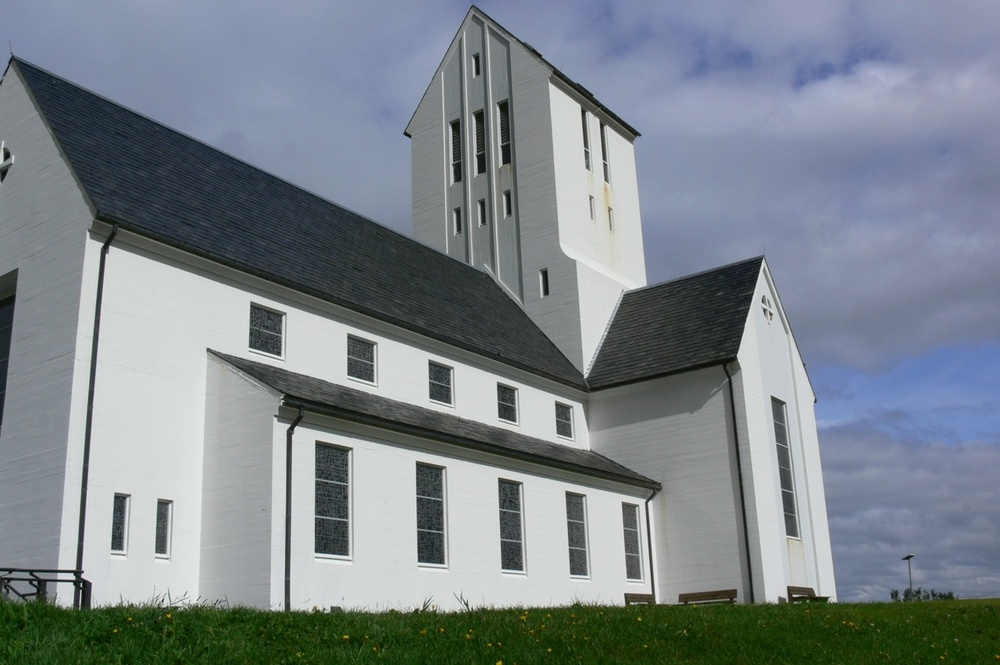
//> input picture church.jpg, 1000 x 665 px, shrunk from 1280 x 851 before the run
$ ./Bordes   (built with g++ and OpenCV 4)
//> lines starting //> are read from the running program, lines starting //| are printed output that depends on the picture
#include <opencv2/opencv.hpp>
#include "opencv2/imgproc.hpp"
#include "opencv2/imgcodecs.hpp"
#include "opencv2/highgui.hpp"
#include <opencv2/core/core.hpp>
#include <opencv2/highgui/highgui.hpp>
#include <iostream>
using namespace cv;
using namespace std;

int main()
{
    Mat imagen;
    Mat imagen2;
    imagen = imread("church.jpg", 1);
//> imagen is the input picture: 665 rows x 1000 cols, CV_8UC3; mean B, G, R 138.4, 132.1, 123.8
    imagen2 = imread("building.jpg", 0);
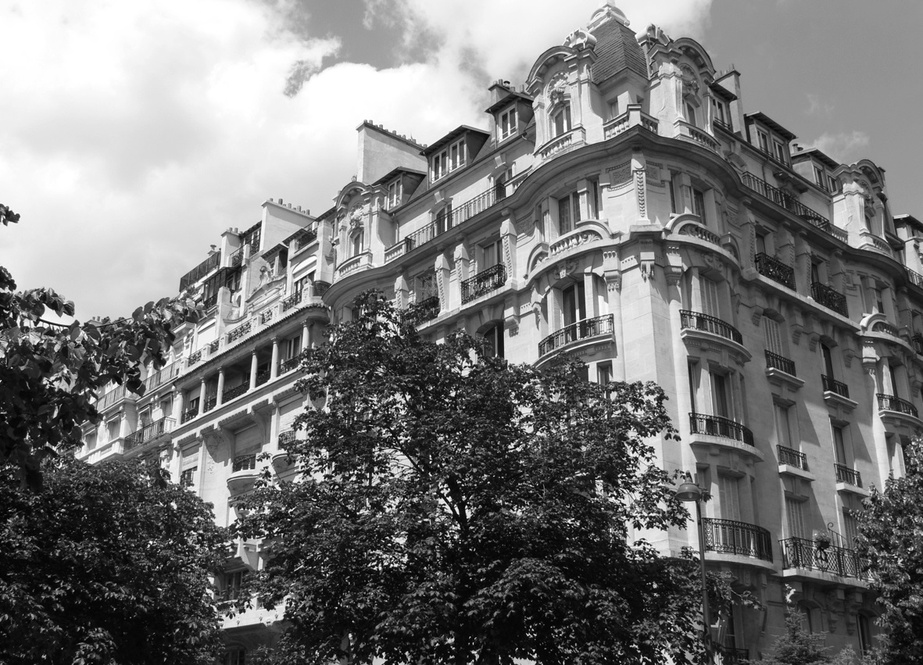
//> input picture building.jpg, 923 x 665 px, shrunk from 1181 x 851 before the run
//> imagen2 is the input picture: 665 rows x 923 cols, CV_8UC1; min 0, max 255, mean 118.8

    uchar Azul;
    uchar Verde;
    uchar Rojo;

    cv::Vec3b pixel;

    int filas = imagen.rows;
//> filas = 665
    int columnas = imagen.cols;
//> columnas = 1000
    int filas2 = imagen2.rows;
//> filas2 = 665
    int columnas2 = imagen2.cols;
//> columnas2 = 923

    double RobertsFilas[2][2] = { {1,0}, {0,-1} };
    double RobertsColumnas[2][2] = { {0,1}, {-1,0} };

    double SumaFilasRoberts = 0;
    double SumaColumnasRoberts = 0;
    double SumaFilasRoberts2 = 0;
    double SumaColumnasRoberts2 = 0;

    double PrewittFilas[3][3] = { {-1,0,1}, {-1,0,1}, {-1,0,1} };
    double PrewittColumnas[3][3] = { {1,1,1}, {0,0,0}, {-1,-1,-1} };

    double SumaFilasPrewitt = 0;
    double SumaColumnasPrewitt = 0;
    double SumaFilasPrewitt2 = 0;
    double SumaColumnasPrewitt2 = 0;

    double SobelFilas[3][3] = { {-1,0,1}, {-2,0,2}, {-1,0,1} };
    double SobelColumnas[3][3] = { {1,2,1}, {0,0,0}, {-1,-2,-1} };

    double SumaFilasSobel = 0;
    double SumaColumnasSobel = 0;
    double SumaFilasSobel2 = 0;
    double SumaColumnasSobel2 = 0;

    double FreiG1[3][3] = { {1,sqrt(2),1}, {0,0,0}, {-1,-sqrt(2),-1} };
    double FreiG2[3][3] = { {1,0,-1}, {sqrt(2),0,-sqrt(2)}, {1,0,-1} };
    double FreiG3[3][3] = { {0,-1,sqrt(2)}, {1,0,-1}, {-sqrt(2),1,0} };
    double FreiG4[3][3] = { {sqrt(2),-1,0}, {-1,0,1}, {0,1,-sqrt(2)} };

    double SumaFreiG1 = 0;
    double SumaFreiG2 = 0;
    double SumaFreiG3 = 0;
    double SumaFreiG4 = 0;
    double SumaFreiG1L = 0;
    double SumaFreiG2L = 0;
    double SumaFreiG3L = 0;
    double SumaFreiG4L = 0;

    Mat gris(filas, columnas, CV_8UC1);
    Mat bordesR(filas + 1, columnas + 1, CV_8UC1);
    Mat bordesR2(filas2 + 1, columnas2 + 1, CV_8UC1);
    Mat imagenRoberts(filas, columnas, CV_8UC1);
    Mat imagenRoberts2(filas2, columnas2, CV_8UC1);
    Mat bordesP(filas + 2, columnas + 2, CV_8UC1);
    Mat bordesP2(filas2 + 2, columnas2 + 2, CV_8UC1);
    Mat imagenPrewitt(filas, columnas, CV_8UC1);
    Mat imagenPrewitt2(filas2, columnas2, CV_8UC1);
    Mat bordesS(filas + 2, columnas + 2, CV_8UC1);
    Mat bordesS2(filas2 + 2, columnas2 + 2, CV_8UC1);
    Mat imagenSobel(filas, columnas, CV_8UC1);
    Mat imagenSobel2(filas2, columnas2, CV_8UC1);
    Mat bordesF(filas + 2, columnas + 2, CV_8UC1);
    Mat bordesF2(filas2 + 2, columnas2 + 2, CV_8UC1);
    Mat imagenFrei(filas, columnas, CV_8UC1);
    Mat imagenFrei2(filas2, columnas2, CV_8UC1);


    for (int i = 0; i < filas; i++)
    {
        for (int j = 0; j < columnas; j++)
        {
            pixel = imagen.at<Vec3b>(i, j);

            Azul = pixel[0];
            Verde = pixel[1];
            Rojo = pixel[2];

            gris.at<uchar>(i, j) = (Azul + Verde + Rojo) / 3;
        }
    }
//> this loop made 665 passes
//> (Azul, Verde, Rojo) on passes 1 to 3: (181, 156, 152), (180, 155, 151), (178, 153, 149)
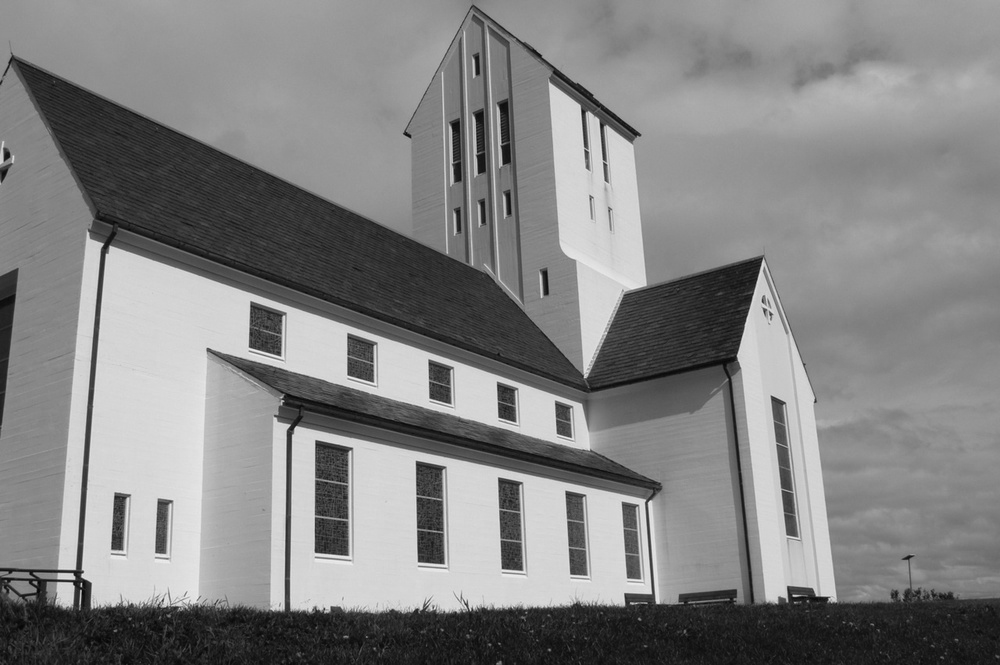
//> gris: 665 rows x 1000 cols, CV_8UC1; min 3, max 239, mean 131.1
//> after the loop, pixel = [2, 49, 27]; Azul = 2; Verde = 49; Rojo = 27

    for (int i = 0; i < filas + 1; i++)
    {
        for (int j = 0; j < columnas + 1; j++)
        {
            if ((i == filas) || (j == columnas))
            {
                bordesR.at<uchar>(i, j) = 0;
            }
            else
            {
                bordesR.at<uchar>(i, j) = gris.at<uchar>(i, j);
            }
        }
    }

    for (int i = 0; i < filas2 + 1; i++)
    {
        for (int j = 0; j < columnas2 + 1; j++)
        {
            if ((i == filas2) || (j == columnas2))
            {
                bordesR2.at<uchar>(i, j) = 0;
            }
            else
            {
                bordesR2.at<uchar>(i, j) = imagen2.at<uchar>(i, j);
            }
        }
    }

    for (int i = 0; i < filas + 2; i++)
    {
        for (int j = 0; j < columnas + 2; j++)
        {
            if ((i == filas) || (j == columnas) || (i == filas + 1) || (j == columnas + 1))
            {
                bordesP.at<uchar>(i, j) = 0;
                bordesS.at<uchar>(i, j) = 0;
                bordesF.at<uchar>(i, j) = 0;
            }
            else
            {
                bordesP.at<uchar>(i, j) = gris.at<uchar>(i, j);
                bordesS.at<uchar>(i, j) = gris.at<uchar>(i, j);
                bordesF.at<uchar>(i, j) = gris.at<uchar>(i, j);
            }
        }
    }

    for (int i = 0; i < filas2 + 2; i++)
    {
        for (int j = 0; j < columnas2 + 2; j++)
        {
            if ((i == filas2) || (j == columnas2) || (i == filas2 + 1) || (j == columnas2 + 1))
            {
                bordesP2.at<uchar>(i, j) = 0;
                bordesS2.at<uchar>(i, j) = 0;
                bordesF2.at<uchar>(i, j) = 0;
            }
            else
            {
                bordesP2.at<uchar>(i, j) = imagen2.at<uchar>(i, j);
                bordesS2.at<uchar>(i, j) = imagen2.at<uchar>(i, j);
                bordesF2.at<uchar>(i, j) = imagen2.at<uchar>(i, j);
            }
        }
    }
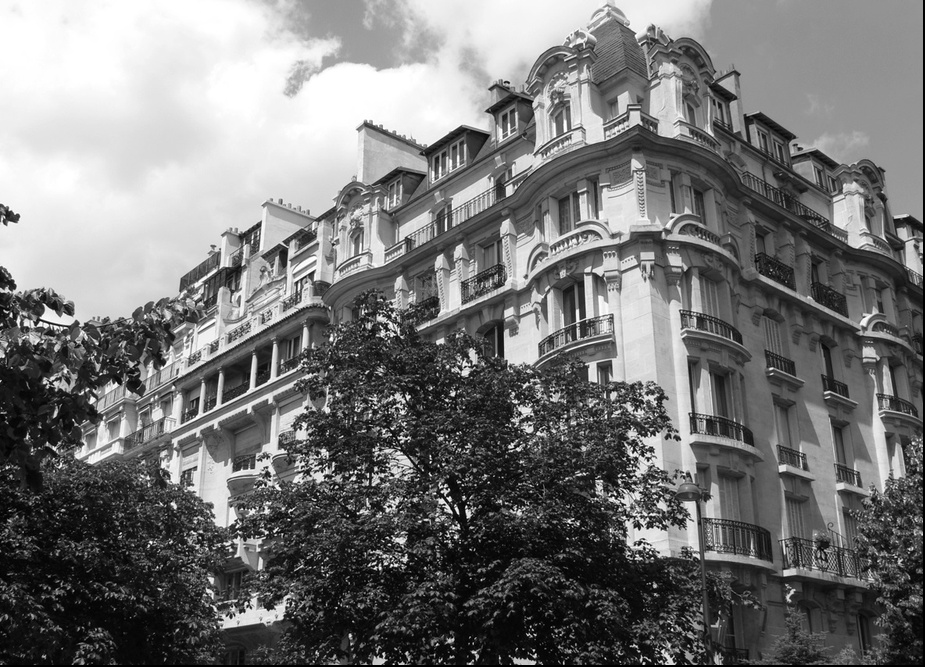
//> bordesP2: 667 rows x 925 cols, CV_8UC1; min 0, max 255, mean 118.2

    /////////////////////////   BORDES ROBERTS  //////////////////////////////////////
    for (int i = 0; i < filas; i++)
    {
        for (int j = 0; j < columnas; j++)
        {
            for (int k = 0; k < 2; k++)
            {
                for (int l = 0; l < 2; l++)
                {
                    SumaFilasRoberts = SumaFilasRoberts + ( (RobertsFilas[k][l])*(bordesR.at<uchar>(i + k, j + l) ) );
                    SumaColumnasRoberts = SumaColumnasRoberts +
                                        ( (RobertsColumnas[k][l])*(bordesR.at<uchar>(i + k, j + l) ) );
                }
            }

            imagenRoberts.at<uchar>(i,j) = uint8_t(sqrt((SumaFilasRoberts*SumaFilasRoberts)
                                                + (SumaColumnasRoberts*SumaColumnasRoberts)));
            SumaFilasRoberts = 0;
            SumaColumnasRoberts = 0;
        }
    }
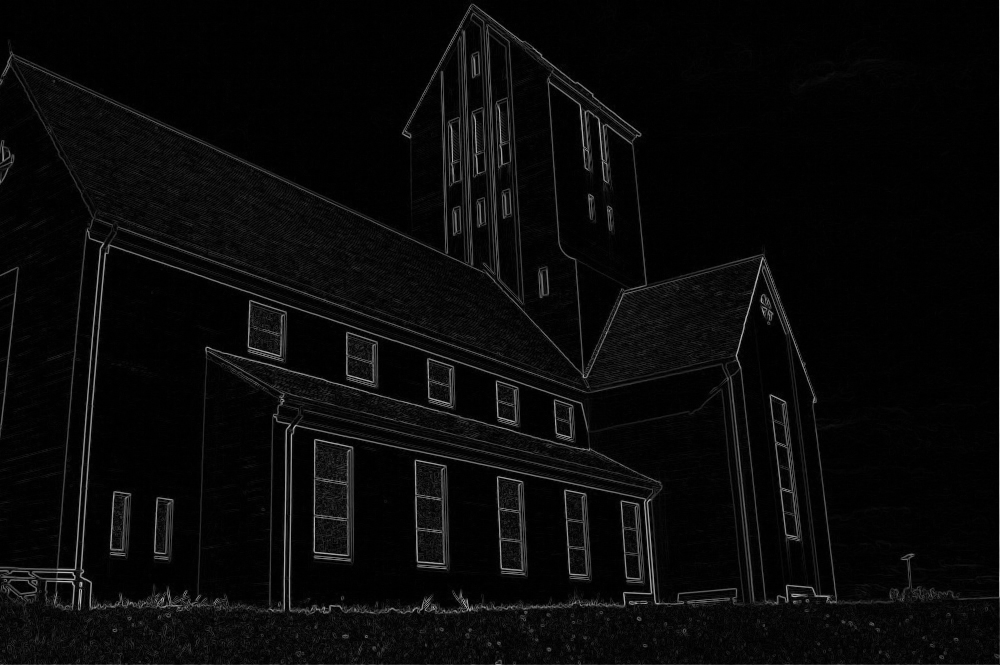
//> imagenRoberts: 665 rows x 1000 cols, CV_8UC1; min 0, max 234, mean 9.1
//> after the loop, SumaFilasRoberts = 0; SumaColumnasRoberts = 0

    for (int i = 0; i < filas2; i++)
    {
        for (int j = 0; j < columnas2; j++)
        {
            for (int k = 0; k < 2; k++)
            {
                for (int l = 0; l < 2; l++)
                {
                    SumaFilasRoberts2 = SumaFilasRoberts2 +
                        ((RobertsFilas[k][l]) * (bordesR2.at<uchar>(i + k, j + l)));
                    SumaColumnasRoberts2 = SumaColumnasRoberts2 +
                        ((RobertsColumnas[k][l]) * (bordesR2.at<uchar>(i + k, j + l)));
                }
            }

            imagenRoberts2.at<uchar>(i, j) = uint8_t(sqrt((SumaFilasRoberts2 * SumaFilasRoberts2)
                                            + (SumaColumnasRoberts2 * SumaColumnasRoberts2)));
            SumaFilasRoberts2 = 0;
            SumaColumnasRoberts2 = 0;
        }
    }
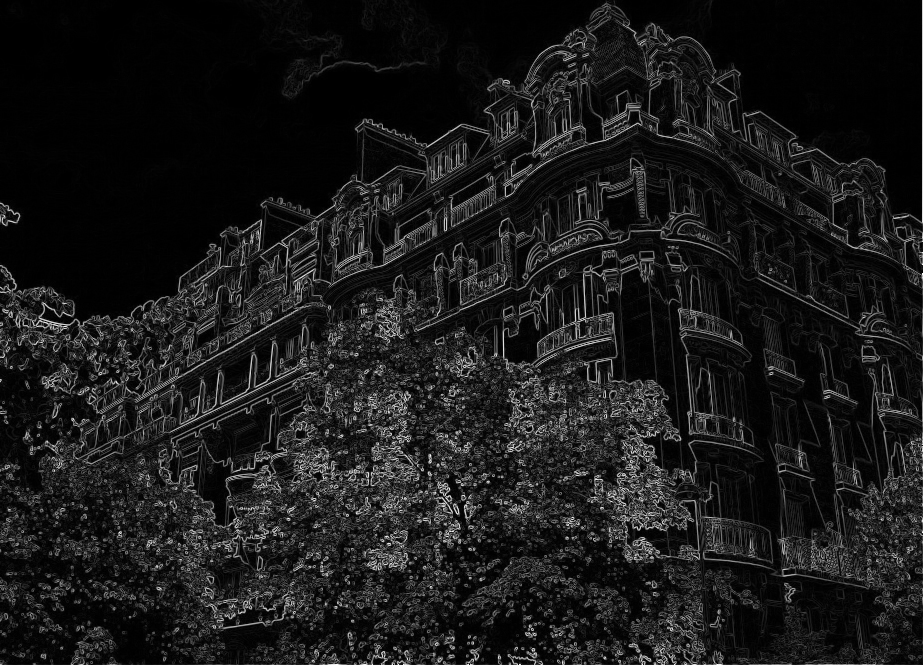
//> imagenRoberts2: 665 rows x 923 cols, CV_8UC1; min 0, max 255, mean 25.7
//> after the loop, SumaFilasRoberts2 = 0; SumaColumnasRoberts2 = 0
    /////////////////////////////////////////////////////////////////////////////////

    /////////////////////////   BORDES PREWITT  //////////////////////////////////////
    for (int i = 0; i < filas; i++)
    {
        for (int j = 0; j < columnas; j++)
        {
            for (int k = 0; k < 3; k++)
            {
                for (int l = 0; l < 3; l++)
                {
                    SumaFilasPrewitt = SumaFilasPrewitt +
                        ((PrewittFilas[k][l]) * (bordesP.at<uchar>(i + k, j + l)));
                    SumaColumnasPrewitt = SumaColumnasPrewitt +
                        ((PrewittColumnas[k][l]) * (bordesP.at<uchar>(i + k, j + l)));
                }
            }

            imagenPrewitt.at<uchar>(i, j) = uint8_t(sqrt((SumaFilasPrewitt * SumaFilasPrewitt)
                                            + (SumaColumnasPrewitt * SumaColumnasPrewitt)));
            SumaFilasPrewitt = 0;
            SumaColumnasPrewitt = 0;
        }
    }
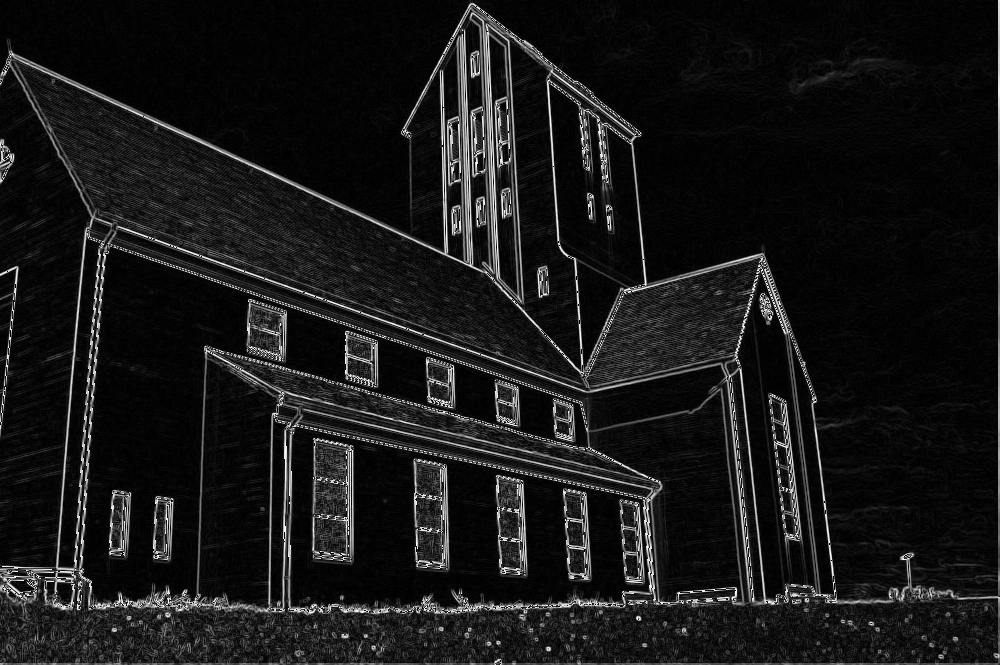
//> imagenPrewitt: 665 rows x 1000 cols, CV_8UC1; min 0, max 255, mean 24
//> after the loop, SumaFilasPrewitt = 0; SumaColumnasPrewitt = 0

    for (int i = 0; i < filas2; i++)
    {
        for (int j = 0; j < columnas2; j++)
        {
            for (int k = 0; k < 3; k++)
            {
                for (int l = 0; l < 3; l++)
                {
                    SumaFilasPrewitt2 = SumaFilasPrewitt2 +
                        ((PrewittFilas[k][l]) * (bordesP2.at<uchar>(i + k, j + l)));
                    SumaColumnasPrewitt2 = SumaColumnasPrewitt2 +
                        ((PrewittColumnas[k][l]) * (bordesP2.at<uchar>(i + k, j + l)));
                }
            }

            imagenPrewitt2.at<uchar>(i, j) = uint8_t(sqrt((SumaFilasPrewitt2 * SumaFilasPrewitt2)
                + (SumaColumnasPrewitt2 * SumaColumnasPrewitt2)));
            SumaFilasPrewitt2 = 0;
            SumaColumnasPrewitt2 = 0;
        }
    }
    //////////////////////////////////////////////////////////////////////////////////

    /////////////////////////   BORDES SOBEL  //////////////////////////////////////
    for (int i = 0; i < filas; i++)
    {
        for (int j = 0; j < columnas; j++)
        {
            for (int k = 0; k < 3; k++)
            {
                for (int l = 0; l < 3; l++)
                {
                    SumaFilasSobel = SumaFilasSobel +
                        ((SobelFilas[k][l]) * (bordesS.at<uchar>(i + k, j + l)));
                    SumaColumnasSobel = SumaColumnasSobel +
                        ((SobelColumnas[k][l]) * (bordesS.at<uchar>(i + k, j + l)));
                }
            }

            imagenSobel.at<uchar>(i, j) = uint8_t(sqrt((SumaFilasSobel * SumaFilasSobel)
                                        + (SumaColumnasSobel * SumaColumnasSobel)));
            SumaFilasSobel = 0;
            SumaColumnasSobel = 0;
        }
    }

    for (int i = 0; i < filas2; i++)
    {
        for (int j = 0; j < columnas2; j++)
        {
            for (int k = 0; k < 3; k++)
            {
                for (int l = 0; l < 3; l++)
                {
                    SumaFilasSobel2 = SumaFilasSobel2 +
                        ((SobelFilas[k][l]) * (bordesS2.at<uchar>(i + k, j + l)));
                    SumaColumnasSobel2 = SumaColumnasSobel2 +
                        ((SobelColumnas[k][l]) * (bordesS2.at<uchar>(i + k, j + l)));
                }
            }

            imagenSobel2.at<uchar>(i, j) = uint8_t(sqrt((SumaFilasSobel2 * SumaFilasSobel2)
                + (SumaColumnasSobel2 * SumaColumnasSobel2)));
            SumaFilasSobel2 = 0;
            SumaColumnasSobel2 = 0;
        }
    }
    //////////////////////////////////////////////////////////////////////////////////


    for (int i = 0; i < 3; i++)
    {
        for (int j = 0; j < 3; j++)
        {
            FreiG1[i][j] = ( 1 / (2*sqrt(2) ) )*(FreiG1[i][j]);
            FreiG2[i][j] = ( 1 / (2*sqrt(2) ) )*(FreiG2[i][j]);
            FreiG3[i][j] = ( 1 / (2*sqrt(2) ) )*(FreiG3[i][j]);
            FreiG4[i][j] = ( 1 / (2*sqrt(2) ) )*(FreiG4[i][j]);
        }
    }

    /////////////////////////   BORDES FREI-CHEN  //////////////////////////////////////
    for (int i = 0; i < filas; i++)
    {
        for (int j = 0; j < columnas; j++)
        {
            for (int k = 0; k < 3; k++)
            {
                for (int l = 0; l < 3; l++)
                {
                    SumaFreiG1 = SumaFreiG1 +
                        ((FreiG1[k][l]) * (bordesF.at<uchar>(i + k, j + l)));
                    SumaFreiG2 = SumaFreiG2 +
                        ((FreiG2[k][l]) * (bordesF.at<uchar>(i + k, j + l)));
                    SumaFreiG3 = SumaFreiG3 +
                        ((FreiG3[k][l]) * (bordesF.at<uchar>(i + k, j + l)));
                    SumaFreiG4 = SumaFreiG4 +
                        ((FreiG4[k][l]) * (bordesF.at<uchar>(i + k, j + l)));
                }
            }

            imagenFrei.at<uchar>(i, j) = uint8_t(sqrt( (SumaFreiG1*SumaFreiG1) +
                                            (SumaFreiG2 * SumaFreiG2) +
                                        (SumaFreiG3 * SumaFreiG3) +
                                            (SumaFreiG4 * SumaFreiG4) ) );

            SumaFreiG1 = 0;
            SumaFreiG2 = 0;
            SumaFreiG3 = 0;
            SumaFreiG4 = 0;
        }
    }

    for (int i = 0; i < filas2; i++)
    {
        for (int j = 0; j < columnas2; j++)
        {
            for (int k = 0; k < 3; k++)
            {
                for (int l = 0; l < 3; l++)
                {
                    SumaFreiG1L = SumaFreiG1L +
                        ((FreiG1[k][l]) * (bordesF2.at<uchar>(i + k, j + l)));
                    SumaFreiG2L = SumaFreiG2L +
                        ((FreiG2[k][l]) * (bordesF2.at<uchar>(i + k, j + l)));
                    SumaFreiG3L = SumaFreiG3L +
                        ((FreiG3[k][l]) * (bordesF2.at<uchar>(i + k, j + l)));
                    SumaFreiG4L = SumaFreiG4L +
                        ((FreiG4[k][l]) * (bordesF2.at<uchar>(i + k, j + l)));
                }
            }

            imagenFrei2.at<uchar>(i, j) = uint8_t(sqrt((SumaFreiG1L * SumaFreiG1L) +
                (SumaFreiG2L * SumaFreiG2L) +
                (SumaFreiG3L * SumaFreiG3L) +
                (SumaFreiG4L * SumaFreiG4L)));

            SumaFreiG1L = 0;
            SumaFreiG2L = 0;
            SumaFreiG3L = 0;
            SumaFreiG4L = 0;
        }
    }
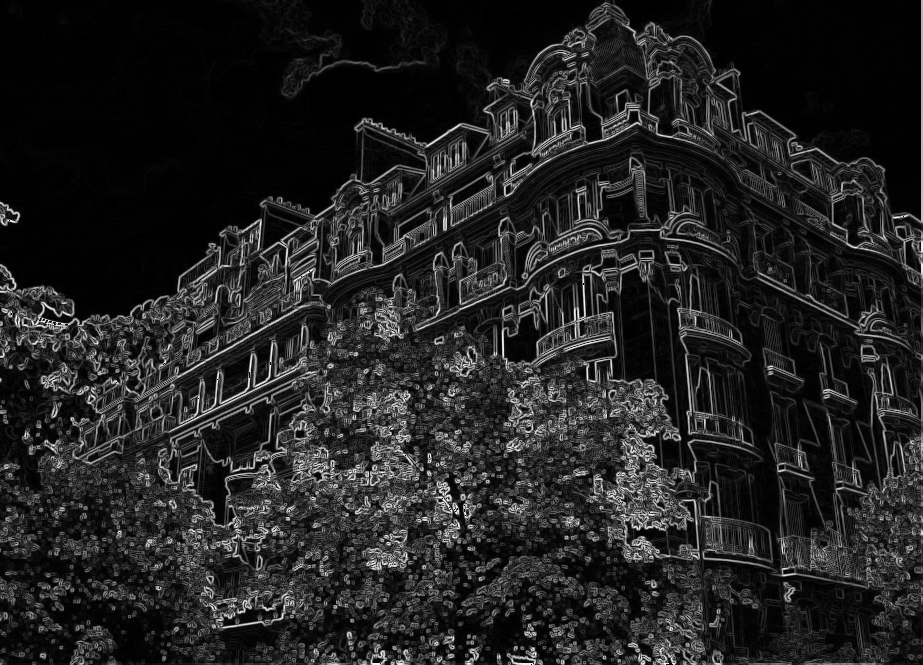
//> imagenFrei2: 665 rows x 923 cols, CV_8UC1; min 0, max 254, mean 34.5
    // [25 lines of commented-out code are left out]

    printf("%d", columnas2);
//| 923

    waitKey();
    return 0;
}
